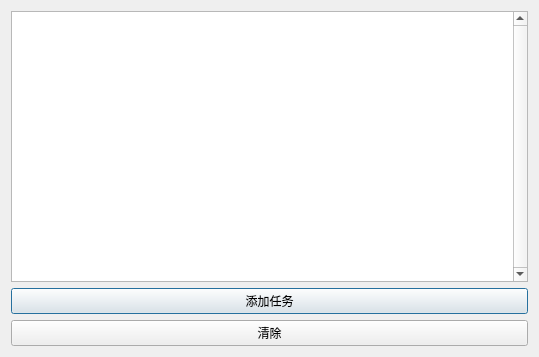
<?xml version="1.0" encoding="UTF-8"?>
<ui version="4.0">
 <class>Schedule</class>
 <widget class="QDialog" name="Schedule">
  <property name="geometry">
   <rect>
    <x>0</x>
    <y>0</y>
    <width>539</width>
    <height>357</height>
   </rect>
  </property>
  <property name="windowTitle">
   <string>Dialog</string>
  </property>
  <layout class="QVBoxLayout" name="verticalLayout">
   <item>
    <widget class="QListWidget" name="listWidget">
     <property name="verticalScrollBarPolicy">
      <enum>Qt::ScrollBarPolicy::ScrollBarAlwaysOn</enum>
     </property>
     <property name="horizontalScrollBarPolicy">
      <enum>Qt::ScrollBarPolicy::ScrollBarAlwaysOff</enum>
     </property>
    </widget>
   </item>
   <item>
    <widget class="QPushButton" name="AddBtn">
     <property name="text">
      <string>添加任务</string>
     </property>
    </widget>
   </item>
   <item>
    <widget class="QPushButton" name="ClrBtn">
     <property name="text">
      <string>清除</string>
     </property>
    </widget>
   </item>
  </layout>
 </widget>
 <resources/>
 <connections/>
</ui>
